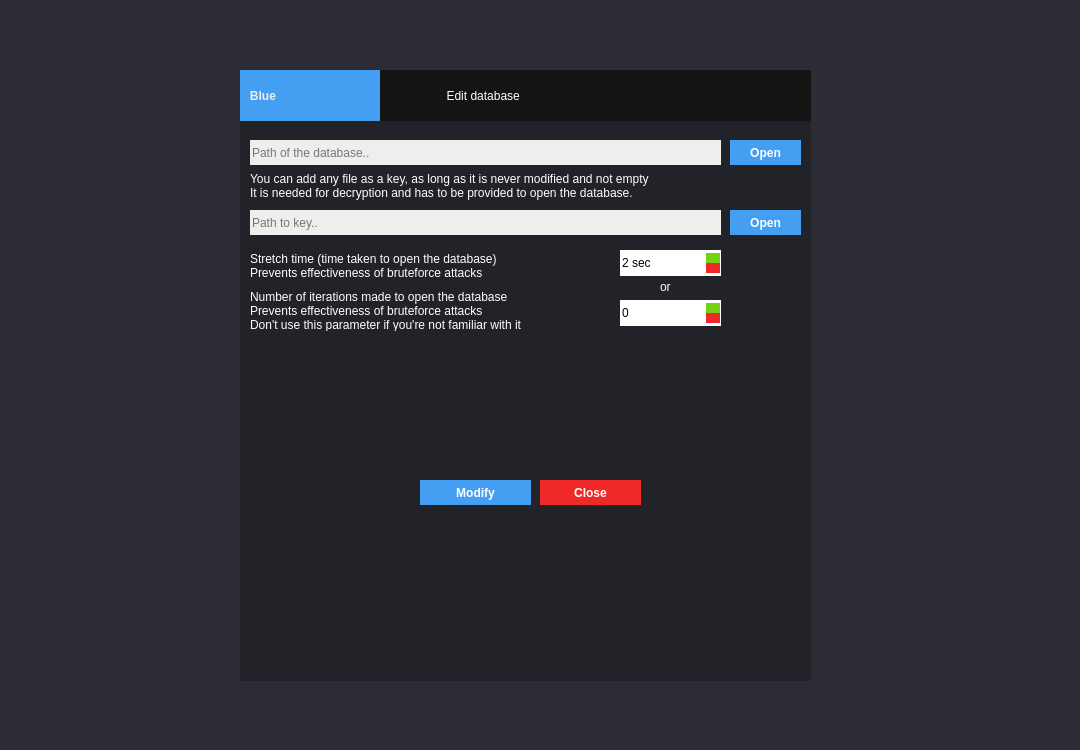
<?xml version="1.0" encoding="UTF-8"?>
<ui version="4.0">
 <class>DatabaseSettings</class>
 <widget class="QWidget" name="DatabaseSettings">
  <property name="geometry">
   <rect>
    <x>0</x>
    <y>0</y>
    <width>1080</width>
    <height>750</height>
   </rect>
  </property>
  <property name="windowTitle">
   <string>Form</string>
  </property>
  <property name="styleSheet">
   <string notr="true">background-color: rgb(44, 44, 52);</string>
  </property>
  <widget class="QPushButton" name="openKey">
   <property name="geometry">
    <rect>
     <x>730</x>
     <y>210</y>
     <width>71</width>
     <height>25</height>
    </rect>
   </property>
   <property name="styleSheet">
    <string notr="true">QPushButton
{
border:0px;
background-color: rgb(68, 158, 241);
color: rgb(255, 255, 255);
font-weight: bold
}

QPushButton::pressed {
background-color: rgb(93, 127, 247);
}</string>
   </property>
   <property name="text">
    <string>Open</string>
   </property>
  </widget>
  <widget class="QLabel" name="label_2">
   <property name="geometry">
    <rect>
     <x>240</x>
     <y>70</y>
     <width>141</width>
     <height>51</height>
    </rect>
   </property>
   <property name="styleSheet">
    <string notr="true">background-color: rgb(68, 158, 241);
color: rgb(238, 238, 236);
font: 75 22pt &quot;DejaVu Sans&quot;;
font-weight: bold</string>
   </property>
   <property name="text">
    <string>   Blue</string>
   </property>
  </widget>
  <widget class="QLabel" name="label_3">
   <property name="geometry">
    <rect>
     <x>380</x>
     <y>70</y>
     <width>431</width>
     <height>51</height>
    </rect>
   </property>
   <property name="styleSheet">
    <string notr="true">color: rgb(255, 255, 255);
font: 16pt &quot;DejaVu Sans&quot;;
background-color: rgb(20, 20, 20);</string>
   </property>
   <property name="text">
    <string>                    Edit database</string>
   </property>
  </widget>
  <widget class="QLabel" name="label">
   <property name="geometry">
    <rect>
     <x>240</x>
     <y>70</y>
     <width>571</width>
     <height>611</height>
    </rect>
   </property>
   <property name="styleSheet">
    <string notr="true">background-color: rgb(34, 35, 40);</string>
   </property>
   <property name="frameShape">
    <enum>QFrame::NoFrame</enum>
   </property>
   <property name="lineWidth">
    <number>1</number>
   </property>
   <property name="text">
    <string/>
   </property>
  </widget>
  <widget class="QWidget" name="widget" native="true">
   <property name="geometry">
    <rect>
     <x>240</x>
     <y>360</y>
     <width>571</width>
     <height>281</height>
    </rect>
   </property>
   <property name="styleSheet">
    <string notr="true">background-color: rgb(34, 35, 40);</string>
   </property>
   <widget class="QPushButton" name="close">
    <property name="geometry">
     <rect>
      <x>300</x>
      <y>120</y>
      <width>101</width>
      <height>25</height>
     </rect>
    </property>
    <property name="styleSheet">
     <string notr="true">QPushButton
{
border:0px;
background-color: rgb(239, 41, 41);
color: rgb(255, 255, 255);
font-weight: bold
}

QPushButton::pressed {
background-color: rgb(164, 0, 0);
}</string>
    </property>
    <property name="text">
     <string>Close</string>
    </property>
   </widget>
   <widget class="QPushButton" name="ok">
    <property name="geometry">
     <rect>
      <x>180</x>
      <y>120</y>
      <width>111</width>
      <height>25</height>
     </rect>
    </property>
    <property name="styleSheet">
     <string notr="true">QPushButton
{
border:0px;
background-color: rgb(68, 158, 241);
color: rgb(255, 255, 255);
font-weight: bold
}

QPushButton::pressed {
background-color: rgb(93, 127, 247);
}</string>
    </property>
    <property name="text">
     <string>Modify</string>
    </property>
   </widget>
  </widget>
  <widget class="QPushButton" name="open">
   <property name="geometry">
    <rect>
     <x>730</x>
     <y>140</y>
     <width>71</width>
     <height>25</height>
    </rect>
   </property>
   <property name="styleSheet">
    <string notr="true">QPushButton
{
border:0px;
background-color: rgb(68, 158, 241);
color: rgb(255, 255, 255);
font-weight: bold
}

QPushButton::pressed {
background-color: rgb(93, 127, 247);
}</string>
   </property>
   <property name="text">
    <string>Open</string>
   </property>
  </widget>
  <widget class="QLineEdit" name="database">
   <property name="geometry">
    <rect>
     <x>250</x>
     <y>140</y>
     <width>471</width>
     <height>25</height>
    </rect>
   </property>
   <property name="styleSheet">
    <string notr="true">background-color: rgb(238, 238, 236);
color: rgb(0, 0, 0);
border-radius:0px</string>
   </property>
   <property name="text">
    <string/>
   </property>
   <property name="maxLength">
    <number>10000</number>
   </property>
   <property name="placeholderText">
    <string>Path of the database..</string>
   </property>
  </widget>
  <widget class="QLineEdit" name="key">
   <property name="geometry">
    <rect>
     <x>250</x>
     <y>210</y>
     <width>471</width>
     <height>25</height>
    </rect>
   </property>
   <property name="styleSheet">
    <string notr="true">background-color: rgb(238, 238, 236);
color: rgb(0, 0, 0);
border-radius:0px</string>
   </property>
   <property name="text">
    <string/>
   </property>
   <property name="maxLength">
    <number>10000</number>
   </property>
   <property name="placeholderText">
    <string>Path to key..</string>
   </property>
  </widget>
  <widget class="QLabel" name="label_4">
   <property name="geometry">
    <rect>
     <x>250</x>
     <y>170</y>
     <width>431</width>
     <height>31</height>
    </rect>
   </property>
   <property name="styleSheet">
    <string notr="true">background-color: rgb(34, 35, 40);
color: rgb(255, 255, 255);
font: 8pt &quot;DejaVu Sans&quot;;</string>
   </property>
   <property name="text">
    <string>You can add any file as a key, as long as it is never modified and not empty
It is needed for decryption and has to be provided to open the database.</string>
   </property>
  </widget>
  <widget class="QSpinBox" name="stretchTime">
   <property name="geometry">
    <rect>
     <x>620</x>
     <y>250</y>
     <width>101</width>
     <height>26</height>
    </rect>
   </property>
   <property name="styleSheet">
    <string notr="true">QSpinBox {
background-color: rgb(255, 255, 255);
border-radius:0px
}
QSpinBox::up-button {
background-color: rgb(115, 210, 22);
}

QSpinBox::down-button {
background-color: rgb(239, 41, 41);
}</string>
   </property>
   <property name="buttonSymbols">
    <enum>QAbstractSpinBox::UpDownArrows</enum>
   </property>
   <property name="suffix">
    <string> sec</string>
   </property>
   <property name="minimum">
    <number>1</number>
   </property>
   <property name="maximum">
    <number>999999999</number>
   </property>
   <property name="value">
    <number>2</number>
   </property>
  </widget>
  <widget class="QLabel" name="label_5">
   <property name="geometry">
    <rect>
     <x>250</x>
     <y>250</y>
     <width>331</width>
     <height>31</height>
    </rect>
   </property>
   <property name="styleSheet">
    <string notr="true">background-color: rgb(34, 35, 40);
color: rgb(255, 255, 255);
font: 8pt &quot;DejaVu Sans&quot;;</string>
   </property>
   <property name="text">
    <string>Stretch time (time taken to open the database)
Prevents effectiveness of bruteforce attacks </string>
   </property>
  </widget>
  <widget class="QLabel" name="label_6">
   <property name="geometry">
    <rect>
     <x>250</x>
     <y>290</y>
     <width>331</width>
     <height>41</height>
    </rect>
   </property>
   <property name="styleSheet">
    <string notr="true">background-color: rgb(34, 35, 40);
color: rgb(255, 255, 255);
font: 8pt &quot;DejaVu Sans&quot;;</string>
   </property>
   <property name="text">
    <string>Number of iterations made to open the database
Prevents effectiveness of bruteforce attacks
Don't use this parameter if you're not familiar with it</string>
   </property>
  </widget>
  <widget class="QSpinBox" name="iterationTime">
   <property name="geometry">
    <rect>
     <x>620</x>
     <y>300</y>
     <width>101</width>
     <height>26</height>
    </rect>
   </property>
   <property name="styleSheet">
    <string notr="true">QSpinBox {
background-color: rgb(255, 255, 255);
border-radius:0px
}
QSpinBox::up-button {
background-color: rgb(115, 210, 22);
}

QSpinBox::down-button {
background-color: rgb(239, 41, 41);
}</string>
   </property>
   <property name="buttonSymbols">
    <enum>QAbstractSpinBox::UpDownArrows</enum>
   </property>
   <property name="suffix">
    <string/>
   </property>
   <property name="minimum">
    <number>0</number>
   </property>
   <property name="maximum">
    <number>999999999</number>
   </property>
   <property name="value">
    <number>0</number>
   </property>
  </widget>
  <widget class="QLabel" name="label_7">
   <property name="geometry">
    <rect>
     <x>660</x>
     <y>276</y>
     <width>21</width>
     <height>21</height>
    </rect>
   </property>
   <property name="styleSheet">
    <string notr="true">background-color: rgb(34, 35, 40);
color: rgb(255, 255, 255);
font: 8pt &quot;DejaVu Sans&quot;;</string>
   </property>
   <property name="text">
    <string>or</string>
   </property>
  </widget>
  <zorder>label</zorder>
  <zorder>openKey</zorder>
  <zorder>label_2</zorder>
  <zorder>label_3</zorder>
  <zorder>open</zorder>
  <zorder>database</zorder>
  <zorder>key</zorder>
  <zorder>label_4</zorder>
  <zorder>stretchTime</zorder>
  <zorder>label_5</zorder>
  <zorder>label_6</zorder>
  <zorder>iterationTime</zorder>
  <zorder>label_7</zorder>
  <zorder>widget</zorder>
 </widget>
 <resources/>
 <connections/>
</ui>
